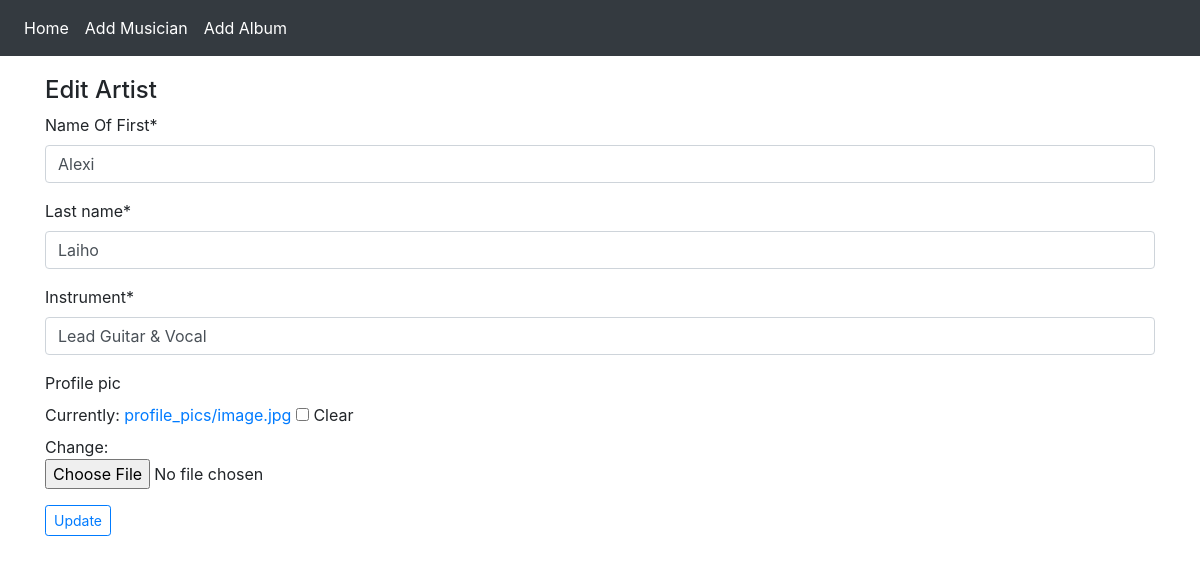
/edit_artist/9/, run on the app's committed database.
### Music/models.py (models this page shows, shortened)
class Musician(models.Model):
    first_name = models.CharField("Name Of First", max_length=50)
    last_name = models.CharField(max_length=50)
    instrument = models.CharField(max_length=100)
    profile_pic = models.ImageField(upload_to='profile_pics', blank=True)

### Music/views.py (the view)
# urls.py: path('edit_artist/<int:artist_id>/', views.edit_artist, name='edit_artist'),
def edit_artist(request, artist_id):
    artist_info = Musician.objects.get(pk=artist_id)
    form = forms.MusicianForm(instance=artist_info)
    if request.method == 'POST':
        form = forms.MusicianForm(request.POST, request.FILES, instance=artist_info)
        if form.is_valid():
            form.save(commit=True)
            return album_list(request, artist_id)
    diction = {'title': 'Edit Artist', 'edit_form': form}
    return render(request, 'Music/edit_artist.html', context=diction)

### Music/forms.py
class MusicianForm(forms.ModelForm):
    class Meta:
        model = models.Musician
        fields = "__all__"

### templates/Music/edit_artist.html (shortened to what this page needs)
{% extends 'Music/base.html' %}
{% load crispy_forms_tags %}
{% block body_block %}
<h4>Edit Artist</h4>
<form method="POST" enctype="multipart/form-data">
  {{ edit_form|crispy }}
  <input type="submit" name="submit" value="Update" class="btn btn-outline-primary btn-sm">
</form>
{% endblock %}

### data on the page
Musician: first_name "Alexi", last_name "Laiho", instrument "Lead Guitar & Vocal"
